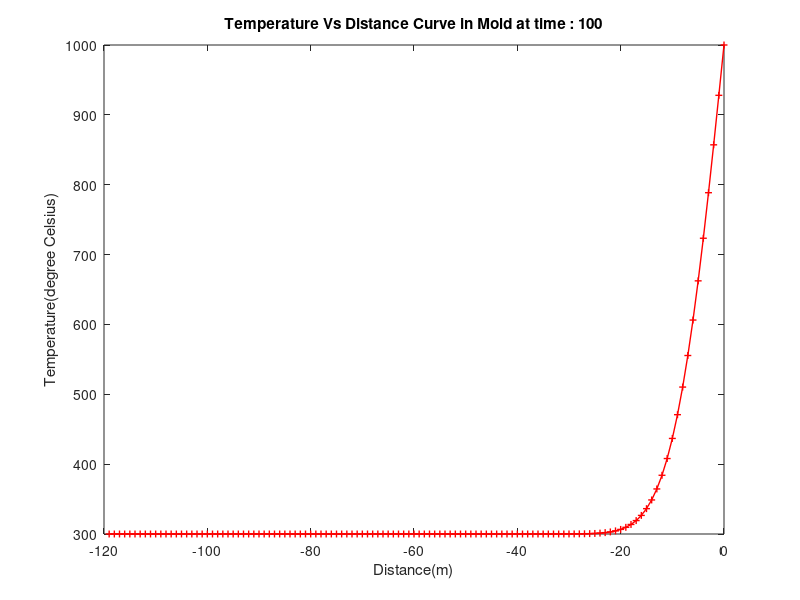

This figure's MATLAB source:
clear all
clc
Tm = 1000; % melting Temperature
T0 = 300;  % Ambient Temperature
tn = 100;  % Total Time  
dt = 1;   %Time Step
xn = 120;  %length of mold
alpha = 1; 
dx = 2; 
k = alpha*dt/(dx^2); % must be less then or equal to 0.5
T = zeros(xn+1,tn);
k = 0.3; 
a = 1:xn-1;
for i = 1:tn
    T(1,i) = Tm;
end
for i = 2 : xn+1
    T(i,1) = T0;
end

for t = 1:tn-1
 for x = 2:xn-1
         T(x,t+1) = T(x,t) + k*(T(x+1,t)-2*T(x,t)+T(x-1,t));
 end
  T(xn,t+1) = T(xn,t)+k*(T0 - 2*T(xn,t)+T(xn-1,t)); 
end

xa = [0:-1:-(xn-1)];
a(1) = 1000;
for j = 1 : dt : tn
 for i = 2:xn
     a(i) = T(i,j);    
 end
    figure(1), clf
    plot(xa,a,'-r+','Linewidth',1,'Markersize',5);
    xlabel('Distance(m)');
    ylabel('Temperature(degree Celsius)');
    title(['Temperature Vs Distance Curve in Mold at time : ',num2str(j)]);
    drawnow
end
 


    
